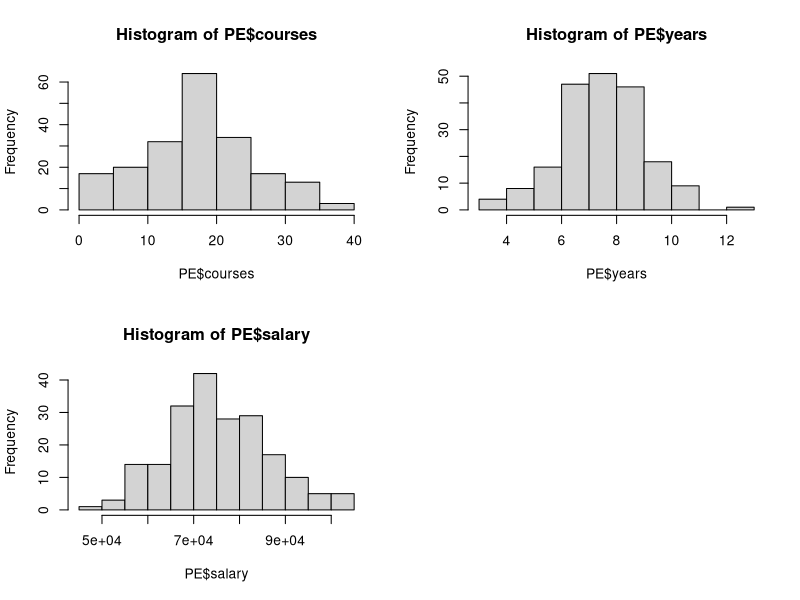
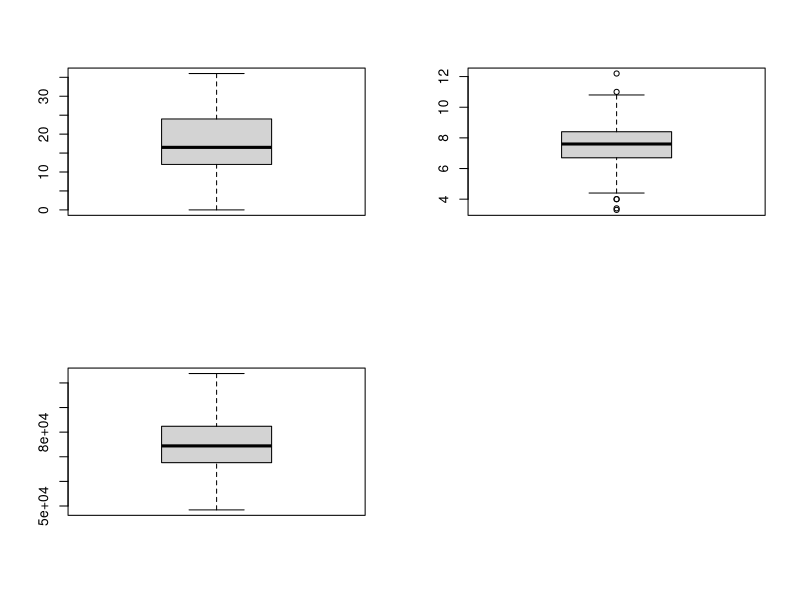
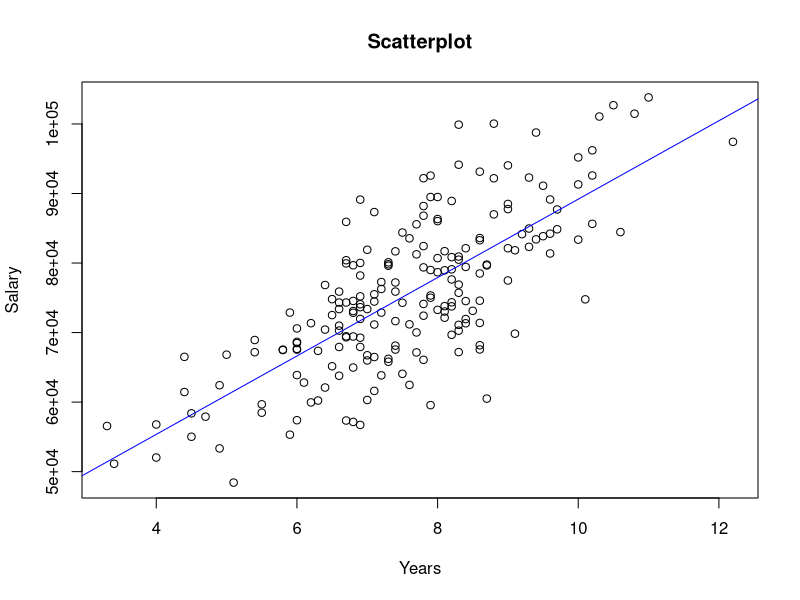
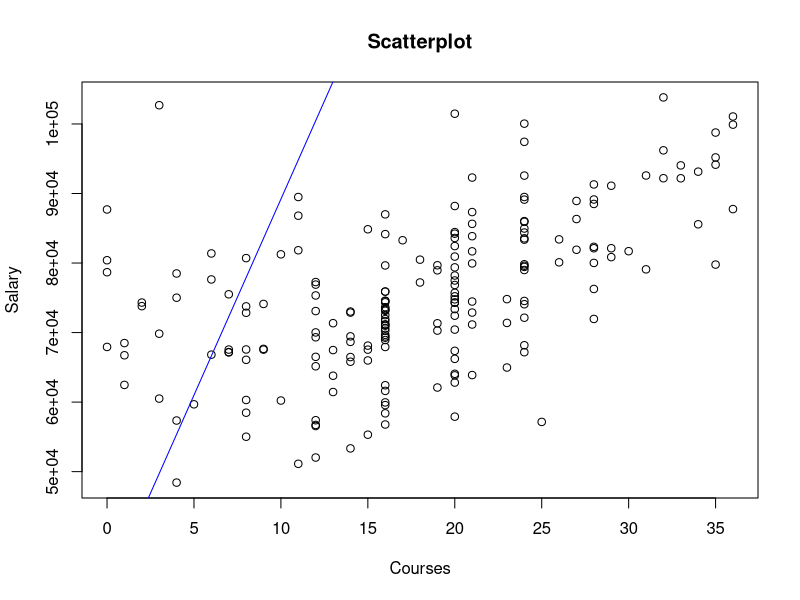
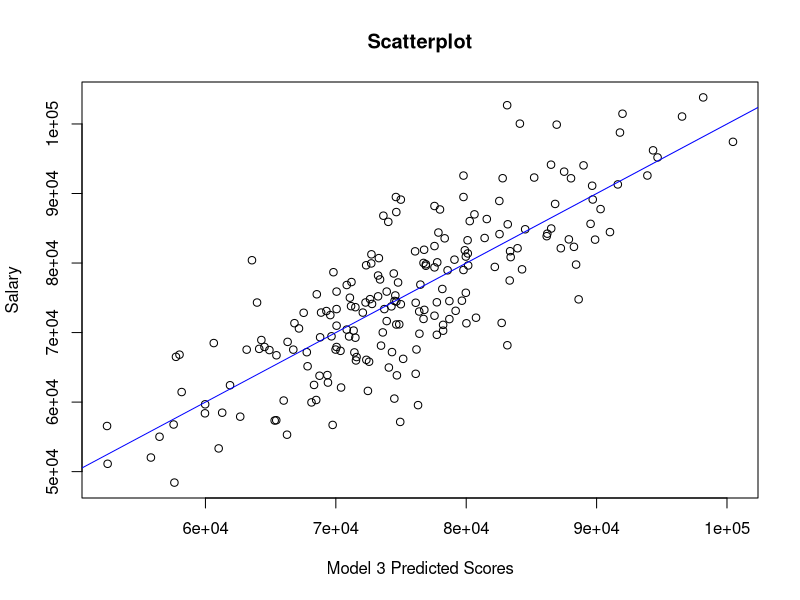
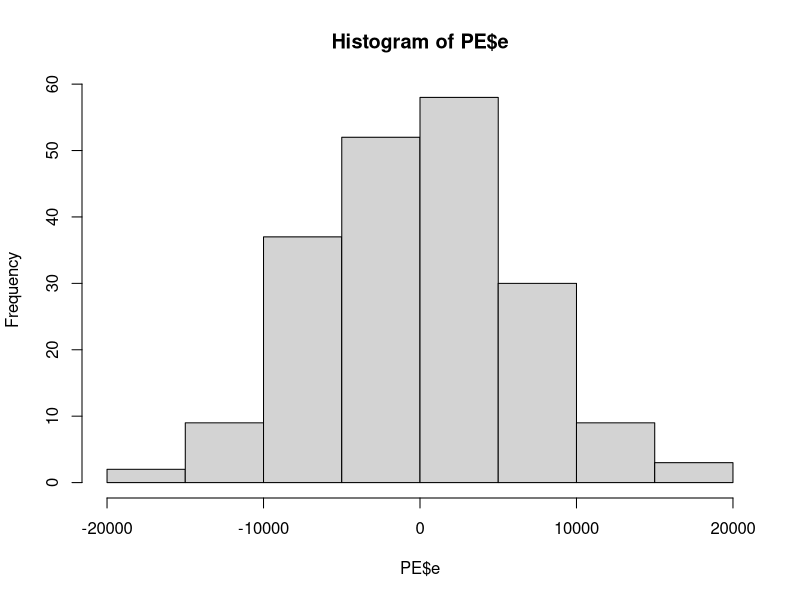
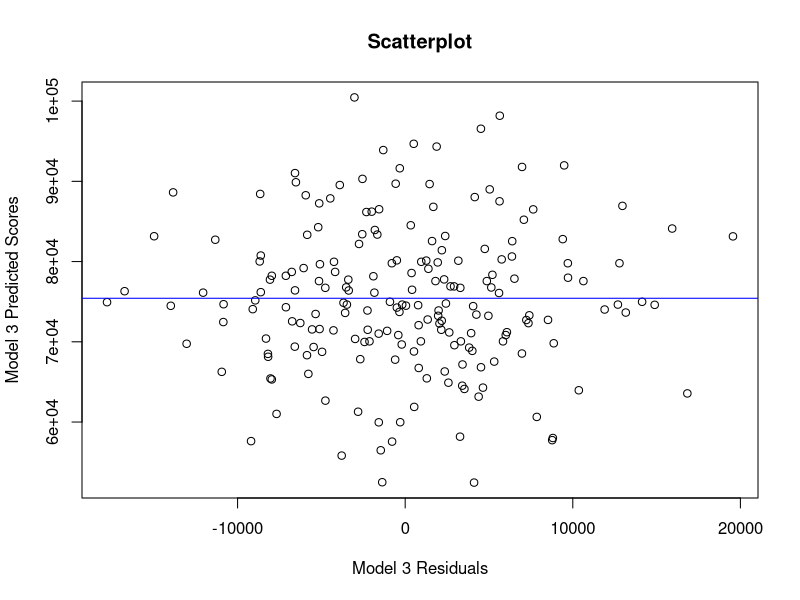

Recreate these plots in R, in order.
# Statistics One, 2013, Lab 4

# Lab goals
#   Read a datafile into R
#   Print summary statistics
#   Conduct correlation analyses
#   Conduct regression analyses, unstandardized
#   Conduct regression analyses, standardized

# Example
#   A correlational study investigating predictors of physcial endurance in adults
#     Outcome variable (Y) is physical endurance
#     Predictors (X) are age and number of years actively engaged in exercise/sports
#     Sample size is N = 200

# Check your working directory
# getwd()
# If necessary, set your working directory
# setwd("/Volumes/Conway/R")

# If necessary, install packages
# install.packages("psych")

# Load packages
library(psych)

# Read data into a dataframe called PE (physical endurance)
PE <- read.table("Stats1.13.HW.04.txt", header = T)

# If you want to view the data
#View(PE)
#edit(PE)

# Summary statistics
describe(PE) 

# Correlation analysis 
cor(PE[2:4]) # Omit column 1 because it contains participant id numbers

round(cor(PE[2:4]), 2) # Round to 2 decimal places 

cor.test(PE$salary, PE$courses)
cor.test(PE$salary, PE$years)

# Histograms
layout(matrix(c(1,2,3,4), 2, 2, byrow = TRUE))
hist(PE$courses)
hist(PE$years)
hist(PE$salary)
layout(matrix(c(1,1), 1, 1, byrow = TRUE))
layout(matrix(c(1,2,3,4), 2, 2, byrow = TRUE))
boxplot(PE$courses)
boxplot(PE$years)
boxplot(PE$salary)
layout(matrix(c(1,1), 1, 1, byrow = TRUE))


# Regression analyses, unstandardized
model1 <- lm(PE$salary ~ PE$years)
summary(model1)
plot(PE$salary ~ PE$years, main = "Scatterplot", ylab = "Salary", xlab = "Years")
abline(lm(PE$salary ~ PE$years), col="blue")

model2 <- lm(PE$salary ~ PE$courses)
summary(model2)
plot(PE$salary ~ PE$courses, main = "Scatterplot", ylab = "Salary", xlab = "Courses")
abline(lm(PE$salary ~ PE$years), col="blue")

model3 <- lm(PE$salary ~ PE$years + PE$courses)
summary(model3)

# To visualize model3, save the predicted scores as a new variable and then plot with endurance
PE$predicted <- fitted(model3)
mean(PE$predicted)

plot(PE$salary ~ PE$predicted, main = "Scatterplot", ylab = "Salary", xlab = "Model 3 Predicted Scores")
abline(lm(PE$salary ~ PE$predicted), col="blue")

# The function fitted returns predicted scores whereas the function resid returns residuals
PE$e <- resid(model3)
mean(PE$e)

hist(PE$e)
plot(PE$predicted ~ PE$e, main = "Scatterplot", ylab = "Model 3 Predicted Scores", xlab = "Model 3 Residuals")
abline(lm(PE$predicted ~ PE$e), col="blue")

# Regression analyses, standardized
# In simple regression, the standardized regression coefficient will be the same as the correlation coefficient

round(cor(PE[2:4]), 2) # Round to 2 decimal places 

model1.z <- lm(scale(PE$salary) ~ scale(PE$years))
summary(model1.z)

model2.z <- lm(scale(PE$salary) ~ scale(PE$courses))
summary(model2.z)

model3.z <- lm(scale(PE$salary) ~ scale(PE$courses) + scale(PE$years))
summary(model3.z)

